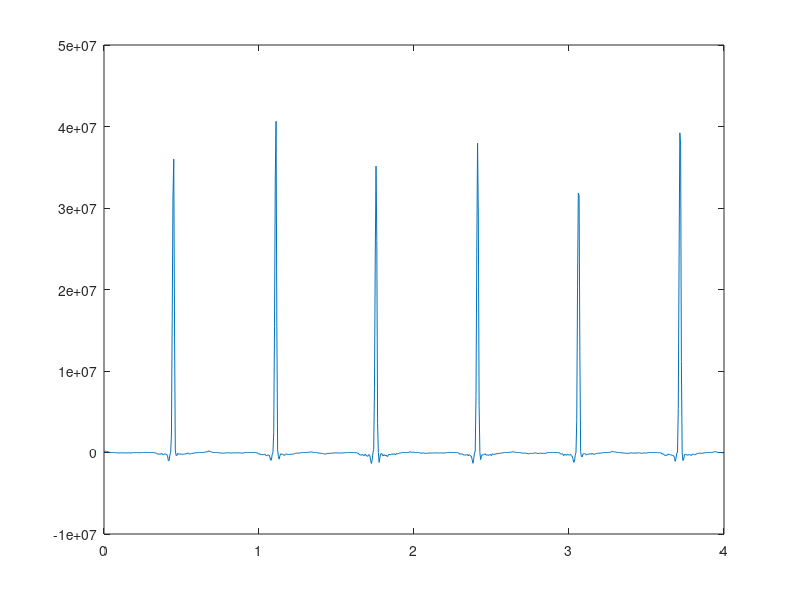

This chart was generated by the following MATLAB code: (Note: this script raises an error after producing the figure.)
clear all;
close all;
clc;


%% Load signals
load('ecg_normal_1.mat');
fs1 = Fs;
ecg1 = ecg;

%% R wave detection

ecg1_cube = ecg1.^3;

ecg1_4sec = ecg1_cube(1:800);
t_axis = 0:1:799;

plot(t_axis/fs1, ecg1_4sec);

% determine a threshold
mean_R_peak_16 = zeros(1,16);

for i=1:16
    ecg1_1sec = ecg1_4sec(((i-1)*50 + 1):i*50);
    if max(ecg1_1sec) > 0.5*10^7;
        mean_R_peak_16(i) = max(ecg1_1sec);
    end
end

mean_R_peak = (mean_R_peak_16(find(mean_R_peak_16)));
threshold = mean(mean_R_peak)/1.5;



[t, R] = find_R_peaks(ecg1_4sec, fs1, threshold);